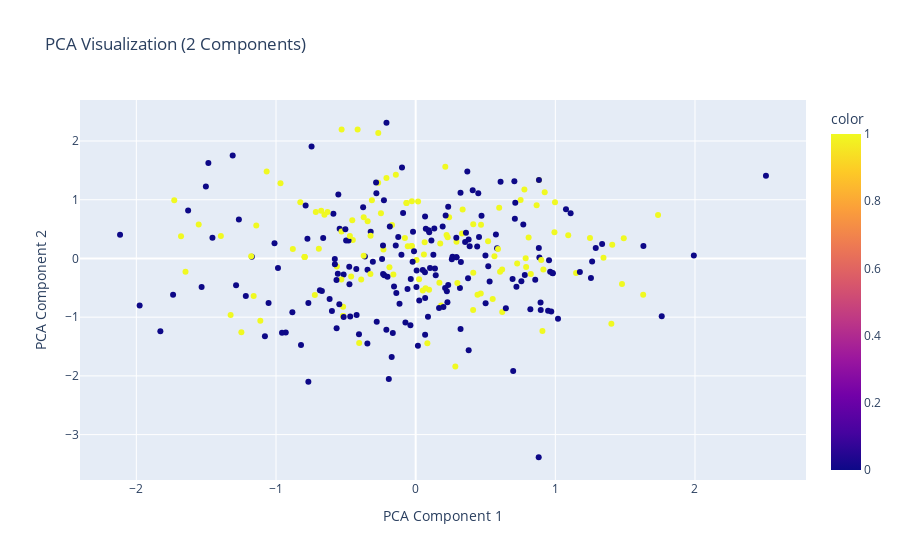
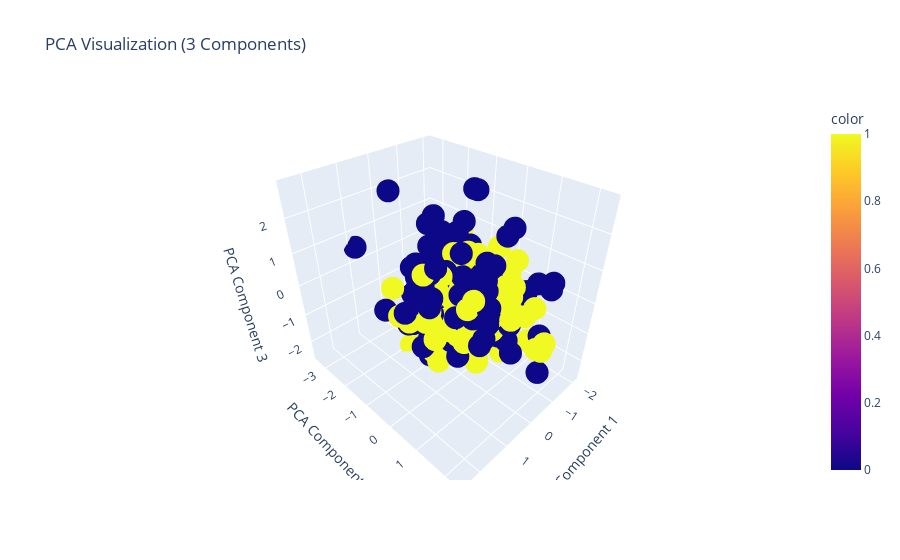

Write notebook code for charts like these, in order.
### Code cell
# PCA with 2 components
dimred_2d = PCA(n_components=2)
dimred_2d.fit(vImages)
drvImages_2d = dimred_2d.transform(vImages)

# PCA with 3 components
dimred_3d = PCA(n_components=3)
dimred_3d.fit(vImages)
drvImages_3d = dimred_3d.transform(vImages)

# Transforming complex -> real (Plotly can't scatter complex value)
drvImages_2d = np.real(drvImages_2d)
drvImages_3d = np.real(drvImages_3d)

# 2D Visualization
fig_2d = px.scatter(
    x=drvImages_2d[:, 0],
    y=drvImages_2d[:, 1],
    color=labels,
    labels={'x': 'PCA Component 1', 'y': 'PCA Component 2'},
    title="PCA Visualization (2 Components)"
)

fig_2d.show()

# 3D Visualization
fig_3d = px.scatter_3d(
    x=drvImages_3d[:, 0],
    y=drvImages_3d[:, 1],
    z=drvImages_3d[:, 2],
    color=labels,
    labels={'x': 'PCA Component 1', 'y': 'PCA Component 2', 'z': 'PCA Component 3'},
    title="PCA Visualization (3 Components)"
)
fig_3d.show()

### Figure 1 — Plotly figure (JSON) as saved in the notebook; plotly's stock layout.template omitted (floating-point values rounded to 4 significant figures; data arrays with more than 128 entries replaced by an {"elided": "..."} marker saying what was removed)
{"data": [{"hovertemplate": "PCA Component 1=%{x}<br>PCA Component 2=%{y}<br>color=%{marker.color}<extra></extra>", "legendgroup": "", "marker": {"color": {"elided": "300 int values"}, "coloraxis": "coloraxis", "symbol": "circle"}, "mode": "markers", "name": "", "orientation": "v", "showlegend": false, "type": "scatter", "x": {"elided": "300 float values"}, "xaxis": "x", "y": {"elided": "300 float values"}, "yaxis": "y"}], "layout": {"coloraxis": {"colorbar": {"title": {"text": "color"}}, "colorscale": [[0, "#0d0887"], [0.1111, "#46039f"], [0.2222, "#7201a8"], [0.3333, "#9c179e"], [0.4444, "#bd3786"], [0.5556, "#d8576b"], [0.6667, "#ed7953"], [0.7778, "#fb9f3a"], [0.8889, "#fdca26"], [1, "#f0f921"]]}, "legend": {"tracegroupgap": 0}, "title": {"text": "PCA Visualization (2 Components)"}, "xaxis": {"anchor": "y", "domain": [0, 1], "title": {"text": "PCA Component 1"}}, "yaxis": {"anchor": "x", "domain": [0, 1], "title": {"text": "PCA Component 2"}}}}

### Figure 2 — Plotly figure (JSON) as saved in the notebook; plotly's stock layout.template omitted (floating-point values rounded to 4 significant figures; data arrays with more than 128 entries replaced by an {"elided": "..."} marker saying what was removed)
{"data": [{"hovertemplate": "PCA Component 1=%{x}<br>PCA Component 2=%{y}<br>PCA Component 3=%{z}<br>color=%{marker.color}<extra></extra>", "legendgroup": "", "marker": {"color": {"elided": "300 int values"}, "coloraxis": "coloraxis", "symbol": "circle"}, "mode": "markers", "name": "", "scene": "scene", "showlegend": false, "type": "scatter3d", "x": {"elided": "300 float values"}, "y": {"elided": "300 float values"}, "z": {"elided": "300 float values"}}], "layout": {"coloraxis": {"colorbar": {"title": {"text": "color"}}, "colorscale": [[0, "#0d0887"], [0.1111, "#46039f"], [0.2222, "#7201a8"], [0.3333, "#9c179e"], [0.4444, "#bd3786"], [0.5556, "#d8576b"], [0.6667, "#ed7953"], [0.7778, "#fb9f3a"], [0.8889, "#fdca26"], [1, "#f0f921"]]}, "legend": {"tracegroupgap": 0}, "scene": {"domain": {"x": [0, 1], "y": [0, 1]}, "xaxis": {"title": {"text": "PCA Component 1"}}, "yaxis": {"title": {"text": "PCA Component 2"}}, "zaxis": {"title": {"text": "PCA Component 3"}}}, "title": {"text": "PCA Visualization (3 Components)"}}}
